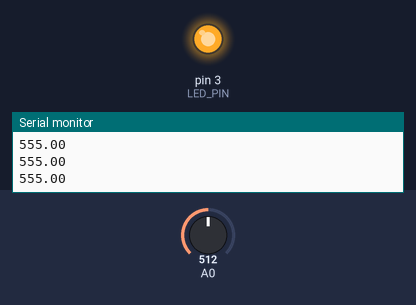
The sketch below on a simulated Arduino Uno, built with avr-gcc and run on an emulated ATmega328P. Parts: output pins drawn as LEDs (lit = HIGH), the last lines printed to the serial monitor. The test bench sets the inputs (shaded band); at power-on: A0 = 512.

Above: at 1.2 s.
1.3 s: A0 set to 0
At 2.5 s:
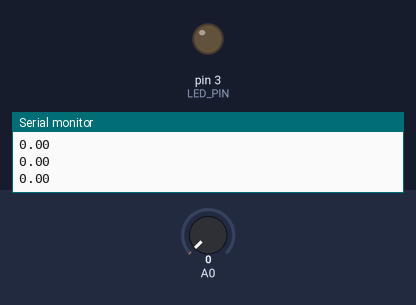
2.8 s: A0 set to 122
At 3.6 s:
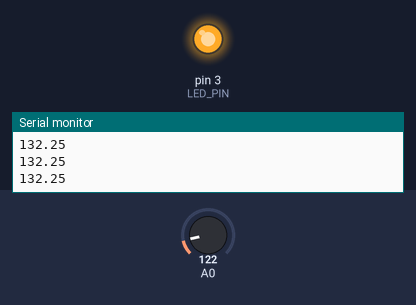
Timing chart, 0 to 5.8 s (numbered marks = the images above; inputs shaded):
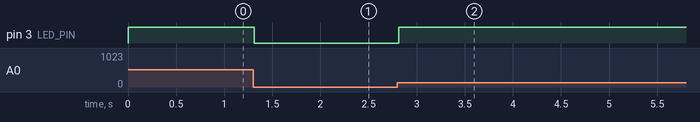

The sketch:

kadai2-3-2.ino
```cpp
const int LED_PIN = 3; //LED_PINを3と定義
void setup() {
  Serial.begin(9600);
  // シリアル通信を9600kbpsで初期化
  pinMode(LED_PIN,OUTPUT);
  //LED_PINを出力に設定
}
void loop() {
  int sensorValue = analogRead(A0);//A0ピンのAD変換結果を取得する.
  float vo = sensorValue*(5.0/1024.0);//デジタル値を電圧値に変換
  float L =222*vo; //電圧を照度値に変換
  Serial.println(L); //照度値をシステムモニタに表示
  digitalWrite(LED_PIN,lux_threshold(L)); //LED_PINポートにthresholdの戻り値を出力
  delay(1);      //安定用
}

int lux_threshold(float lux){ //中間値用
  int th_val = 0;
  if(lux > 1.08){//中間値(1.08)より大きいなら
    th_val = HIGH; //LED点灯
  }
  else{ //そうでないなら
    th_val = LOW; //LED消灯
  }
  return th_val; //th_valを返す
}
```

Measured:
- after the input at 1.3 s, pin 3 (LED_PIN): HIGH → LOW at once
- after the input at 2.8 s, pin 3 (LED_PIN): LOW → HIGH at once
